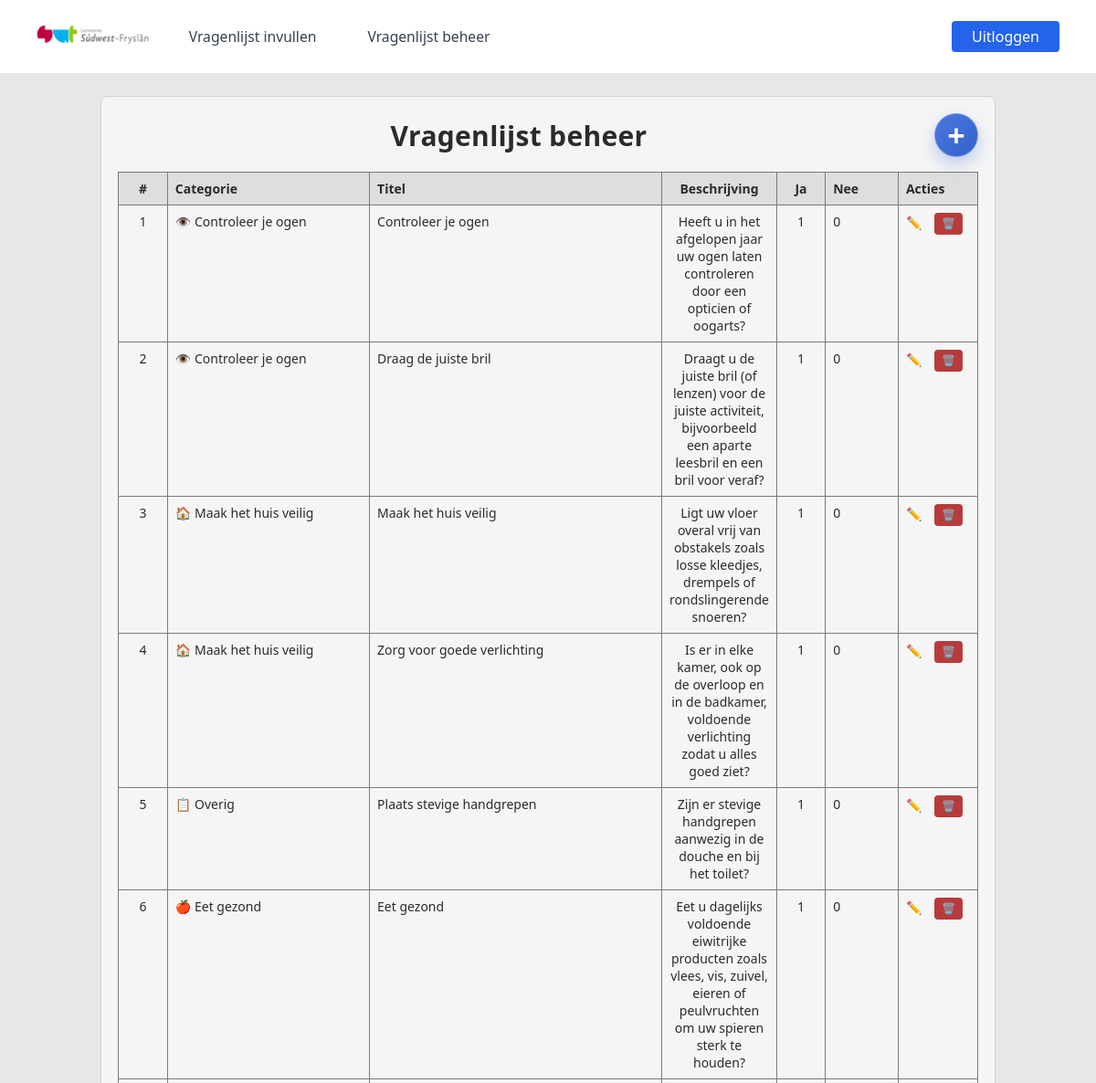
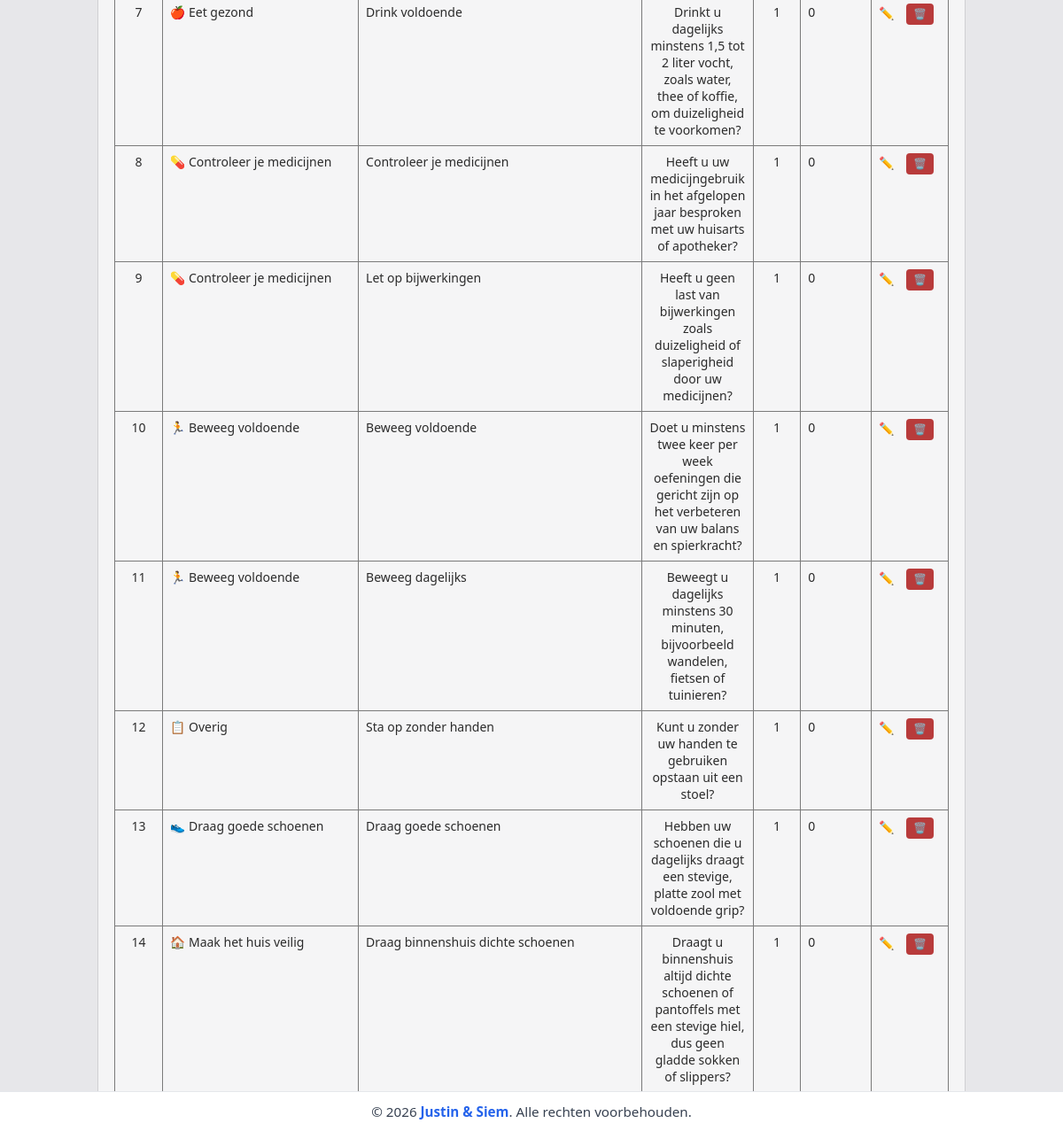
The page /vragenlijstbeheer/ (signed in) on the database its author committed (2 pictures, top to bottom).
### home/models.py (models this page shows, shortened)
class Vragen(models.Model):
	categorie = models.CharField(max_length=80, blank=True, default="")
	emoji = models.CharField(max_length=16, blank=True, default="")
	vraag = models.CharField(max_length=255)
	extra_info = models.CharField(max_length=255, blank=True)
	weging = models.IntegerField(default=0)
	weging_nee = models.IntegerField(default=0)
	volgorde = models.IntegerField()

### vragenlijstbeheer/views.py (the view, shortened to what this page needs)
# urls.py: path('', views.index, name='index'),
def index(request):
    edit_id = _parse_int(request.GET.get("edit"), 0)
    vragen = Vragen.objects.order_by("volgorde", "id")
    return render(
        request,
        "vragenlijstbeheer/index.html",
        {
            "vragen": vragen,
            "edit_id": edit_id,
        },
    )

### vragenlijstbeheer/views.py (called while the page is built)
def _parse_int(value: str, fallback: int) -> int:
    try:
        return int(value)
    except (TypeError, ValueError):
        return fallback

### vragenlijstbeheer/templates/vragenlijstbeheer/index.html (shortened to what this page needs)
{% extends 'base.html' %} {% load static %}  {% block extra_head %}
<link
  rel="stylesheet"
  href="{% static 'vragenlijstbeheer/vragenlijstbeheer.css' %}"
/>
{% endblock %} {% block content %}
<main class="beheer-wrap">
  <section class="beheer-card" aria-label="Vragenlijst beheer">
    <div class="beheer-topbar">
      <h1>Vragenlijst beheer</h1>
      <a
        href="{% url 'vraag_toevoegen' %}"
        class="beheer-toevoegen-link"
        aria-label="Vraag toevoegen"
        title="Vraag toevoegen"
        >+</a
      >
    </div>
    <div class="table-scroll">
      <table class="beheer-table">
        <thead>
          <tr>
            <th>#</th>
            <th>Categorie</th>
            <th>Titel</th>
            <th>Beschrijving</th>
            <th>Ja</th>
            <th>Nee</th>
            <th>Acties</th>
          </tr>
        </thead>
        <tbody>
          {% for vraag in vragen %} {% if edit_id == vraag.id %}
          <tr>
            <td>
              <input
                class="beheer-input beheer-input-number"
                type="number"
                name="volgorde"
                value="{{ vraag.volgorde }}"
                form="edit-form-{{ vraag.id }}"
                min="1"
                aria-label="#"
              />
            </td>
            <td>{{ vraag.emoji }} {{ vraag.categorie|default:'-' }}</td>
            <td>
              <input
                class="beheer-input"
                type="text"
                name="vraag"
                value="{{ vraag.vraag }}"
                form="edit-form-{{ vraag.id }}"
                required
              />
            </td>
            <td>
              <textarea
                class="beheer-textarea"
                name="extra_info"
                rows="3"
                form="edit-form-{{ vraag.id }}"
              >
{{ vraag.extra_info }}</textarea
              >
            </td>
            <td>
              <input
                class="beheer-input beheer-input-number"
                type="number"
                name="weging"
                value="{{ vraag.weging }}"
                form="edit-form-{{ vraag.id }}"
                min="0"
                aria-label="Punten Ja"
              />
            </td>
            <td>
              <input
                class="beheer-input beheer-input-number"
                type="number"
                name="weging_nee"
                value="{{ vraag.weging_nee }}"
                form="edit-form-{{ vraag.id }}"
                min="0"
                aria-label="Punten Nee"
              />
            </td>
            <td class="acties-col">
              <form
                id="edit-form-{{ vraag.id }}"
                method="post"
                class="inline-form"
              >
                {% csrf_token %}
                <input type="hidden" name="actie" value="opslaan" />
                <input type="hidden" name="vraag_id" value="{{ vraag.id }}" />
                <button class="actie-btn" type="submit">✏️</button>
              </form>
              <a
                href="/vragenlijstbeheer/?edit={{ vraag.id }}"
                class="actie-link"
                >📝</a
              >
            </td>
          </tr>
          {% else %}
          <tr>
            <td>{{ vraag.volgorde }}</td>
            <td>{{ vraag.emoji }} {{ vraag.categorie|default:'-' }}</td>
            <td>{{ vraag.vraag }}</td>
            <td>{{ vraag.extra_info|default:'-' }}</td>
            <td>{{ vraag.weging }}</td>
            <td>{{ vraag.weging_nee }}</td>
            <td class="acties-col">
              <a
                href="/vragenlijstbeheer/?edit={{ vraag.id }}"
                class="actie-link"
                aria-label="Bewerk vraag {{ vraag.id }}"
                >✏️</a
              >
              <form method="post" class="inline-form">
                <button
                  type="submit"
                  class="actie-btn actie-btn-danger"
                  aria-label="Verwijder vraag {{ vraag.id }}"
                >
                  🗑️
                </button>
              </form>
            </td>
          </tr>
          {% endif %} {% empty %}
          <tr>
            <td colspan="6" class="leeg-regel">
              Er zijn nog geen vragen beschikbaar.
            </td>
          </tr>
          {% endfor %}
        </tbody>
      </table>
    </div>
  </section>
</main>
{% endblock %}

### vragenlijstbeheer/static/vragenlijstbeheer/vragenlijstbeheer.css (style rules this page uses)
:root { --beheer-bg: #e7e7ea; --beheer-card: #f5f5f6; --beheer-line: #7a7a7a; --beheer-text: #2b2b2b; --beheer-head: #dedee0; --beheer-accent: #3362cc; }
* { box-sizing: border-box; }
body { background: var(--beheer-bg); color: var(--beheer-text); font-family: "Segoe UI", Tahoma, sans-serif; }
.beheer-wrap { min-height: 100%; display: grid; place-items: center; padding: 24px; }
.beheer-card { width: min(100%, 980px); background: var(--beheer-card); border: 1px solid #cfcfd2; border-radius: 8px; padding: 18px; }
.beheer-topbar { display: flex; align-items: center; justify-content: space-between; gap: 16px; margin-bottom: 16px; }
.beheer-topbar h1 { margin: 0; flex: 1; text-align: center; font-size: 30px; letter-spacing: 0.01em; }
.beheer-toevoegen-link { display: inline-flex; align-items: center; justify-content: center; width: 48px; height: 48px; margin-right: 0; border-radius: 50%; background: linear-gradient(135deg, #4a78df 0%, var(--beheer-accent) 100%); border: 1px solid rgba(255, 255, 255, 0.28); color: #fff; text-decoration: none; font-size: 34px; font-weight: 600; line-height: 1; box-shadow: 0 8px 18px rgba(51, 98, 204, 0.28); transition: transform 0.18s ease, box-shadow 0.18s ease, filter 0.18s ease; }
.table-scroll { overflow-x: auto; }
.beheer-table { width: 100%; border-collapse: collapse; table-layout: auto; font-size: 14px; }
.beheer-table th, .beheer-table td { border: 1px solid var(--beheer-line); padding: 8px; vertical-align: top; }
.beheer-table th { background: var(--beheer-head); text-align: left; font-weight: 700; }
.beheer-table th:nth-child(1), .beheer-table td:nth-child(1), .beheer-table th:nth-child(4), .beheer-table td:nth-child(4), .beheer-table th:nth-child(5), .beheer-table td:nth-child(5) { text-align: center; width: 60px; }
.beheer-table th:nth-child(2), .beheer-table td:nth-child(2) { width: 260px; }
.beheer-table th:nth-child(3), .beheer-table td:nth-child(3) { min-width: 320px; }
.beheer-table th:nth-child(6), .beheer-table td:nth-child(6) { width: 90px; }
.acties-col { white-space: nowrap; }
.inline-form { display: inline; }
.actie-link { display: inline-block; margin-right: 10px; text-decoration: none; color: var(--beheer-accent); font-weight: 600; }
.actie-btn { border: 0; background: var(--beheer-accent); color: #fff; border-radius: 4px; padding: 5px 8px; font-size: 12px; font-weight: 600; cursor: pointer; margin-right: 8px; }
.actie-btn-danger { background: #b83b3b; }

### templates/base.html (style rules this page uses)
body { margin: 0; }
.site-shell { min-height: 100vh; display: flex; flex-direction: column; }

### rows shown on the page
Vragen: volgorde "1", emoji "👁️", categorie "Controleer je ogen", vraag "Controleer je ogen", extra_info "Heeft u in het afgelopen jaar uw ogen laten controleren door een opticien of oogarts?", weging "1", weging_nee "0"
Vragen: volgorde "2", emoji "👁️", categorie "Controleer je ogen", vraag "Draag de juiste bril", extra_info "Draagt u de juiste bril (of lenzen) voor de juiste activiteit, bijvoorbeeld een aparte leesbril en een bril voor veraf?", weging "1", weging_nee "0"
Vragen: volgorde "3", emoji "🏠", categorie "Maak het huis veilig", vraag "Maak het huis veilig", extra_info "Ligt uw vloer overal vrij van obstakels zoals losse kleedjes, drempels of rondslingerende snoeren?", weging "1", weging_nee "0"
Vragen: volgorde "4", emoji "🏠", categorie "Maak het huis veilig", vraag "Zorg voor goede verlichting", extra_info "Is er in elke kamer, ook op de overloop en in de badkamer, voldoende verlichting zodat u alles goed ziet?", weging "1", weging_nee "0"
Vragen: volgorde "5", emoji "📋", categorie "Overig", vraag "Plaats stevige handgrepen", extra_info "Zijn er stevige handgrepen aanwezig in de douche en bij het toilet?", weging "1", weging_nee "0"
Vragen: volgorde "6", emoji "🍎", categorie "Eet gezond", vraag "Eet gezond", extra_info "Eet u dagelijks voldoende eiwitrijke producten zoals vlees, vis, zuivel, eieren of peulvruchten om uw spieren sterk te houden?", weging "1", weging_nee "0"
Vragen: volgorde "7", emoji "🍎", categorie "Eet gezond", vraag "Drink voldoende", extra_info "Drinkt u dagelijks minstens 1,5 tot 2 liter vocht, zoals water, thee of koffie, om duizeligheid te voorkomen?", weging "1", weging_nee "0"
Vragen: volgorde "8", emoji "💊", categorie "Controleer je medicijnen", vraag "Controleer je medicijnen", extra_info "Heeft u uw medicijngebruik in het afgelopen jaar besproken met uw huisarts of apotheker?", weging "1", weging_nee "0"
Vragen: volgorde "9", emoji "💊", categorie "Controleer je medicijnen", vraag "Let op bijwerkingen", extra_info "Heeft u geen last van bijwerkingen zoals duizeligheid of slaperigheid door uw medicijnen?", weging "1", weging_nee "0"
Vragen: volgorde "10", emoji "🏃", categorie "Beweeg voldoende", vraag "Beweeg voldoende", extra_info "Doet u minstens twee keer per week oefeningen die gericht zijn op het verbeteren van uw balans en spierkracht?", weging "1", weging_nee "0"
Vragen: volgorde "11", emoji "🏃", categorie "Beweeg voldoende", vraag "Beweeg dagelijks", extra_info "Beweegt u dagelijks minstens 30 minuten, bijvoorbeeld wandelen, fietsen of tuinieren?", weging "1", weging_nee "0"
Vragen: volgorde "12", emoji "📋", categorie "Overig", vraag "Sta op zonder handen", extra_info "Kunt u zonder uw handen te gebruiken opstaan uit een stoel?", weging "1", weging_nee "0"
Vragen: volgorde "13", emoji "👟", categorie "Draag goede schoenen", vraag "Draag goede schoenen", extra_info "Hebben uw schoenen die u dagelijks draagt een stevige, platte zool met voldoende grip?", weging "1", weging_nee "0"
Vragen: volgorde "14", emoji "🏠", categorie "Maak het huis veilig", vraag "Draag binnenshuis dichte schoenen", extra_info "Draagt u binnenshuis altijd dichte schoenen of pantoffels met een stevige hiel, dus geen gladde sokken of slippers?", weging "1", weging_nee "0"
